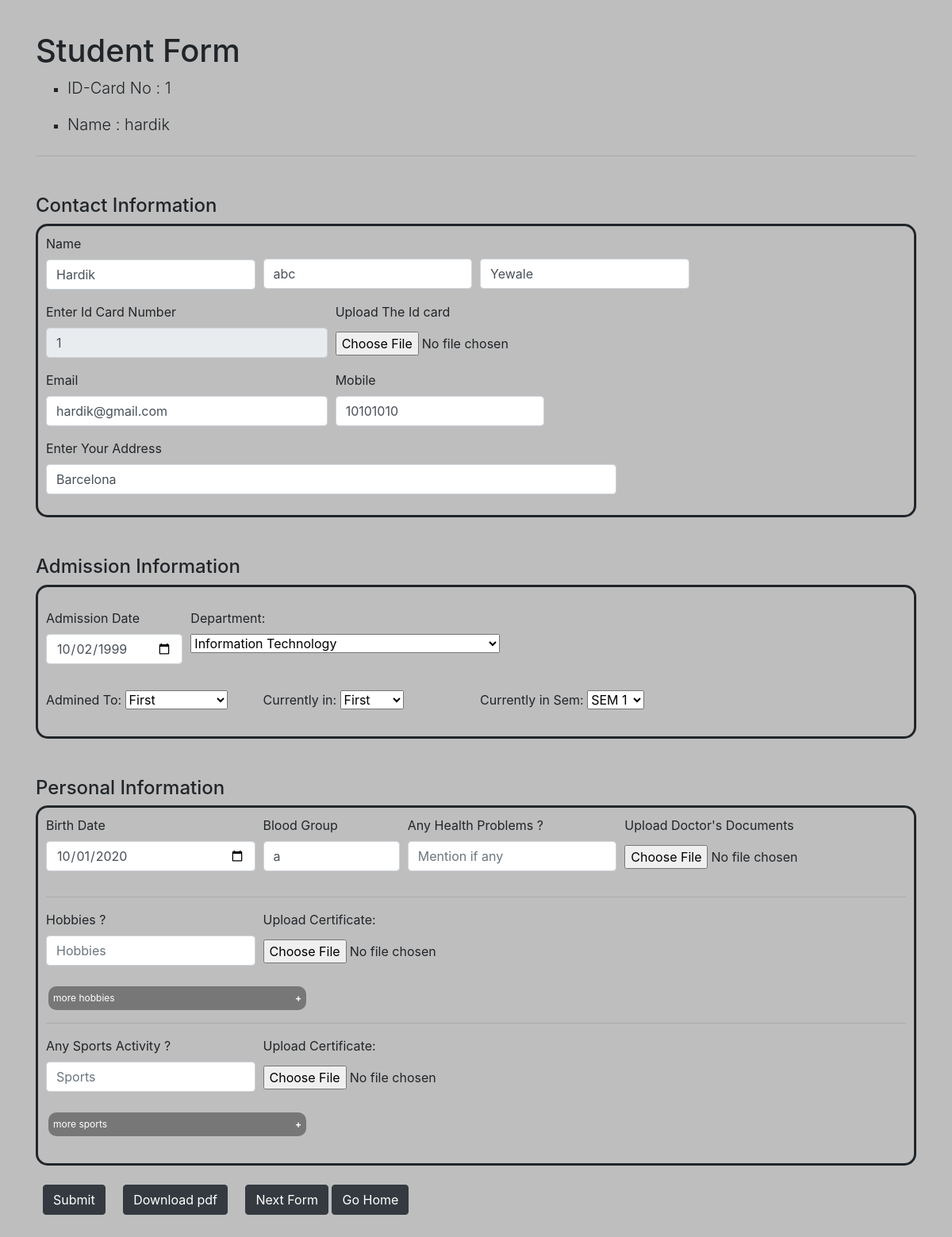
Before: /student/form1.php (signed in) with the older database file.
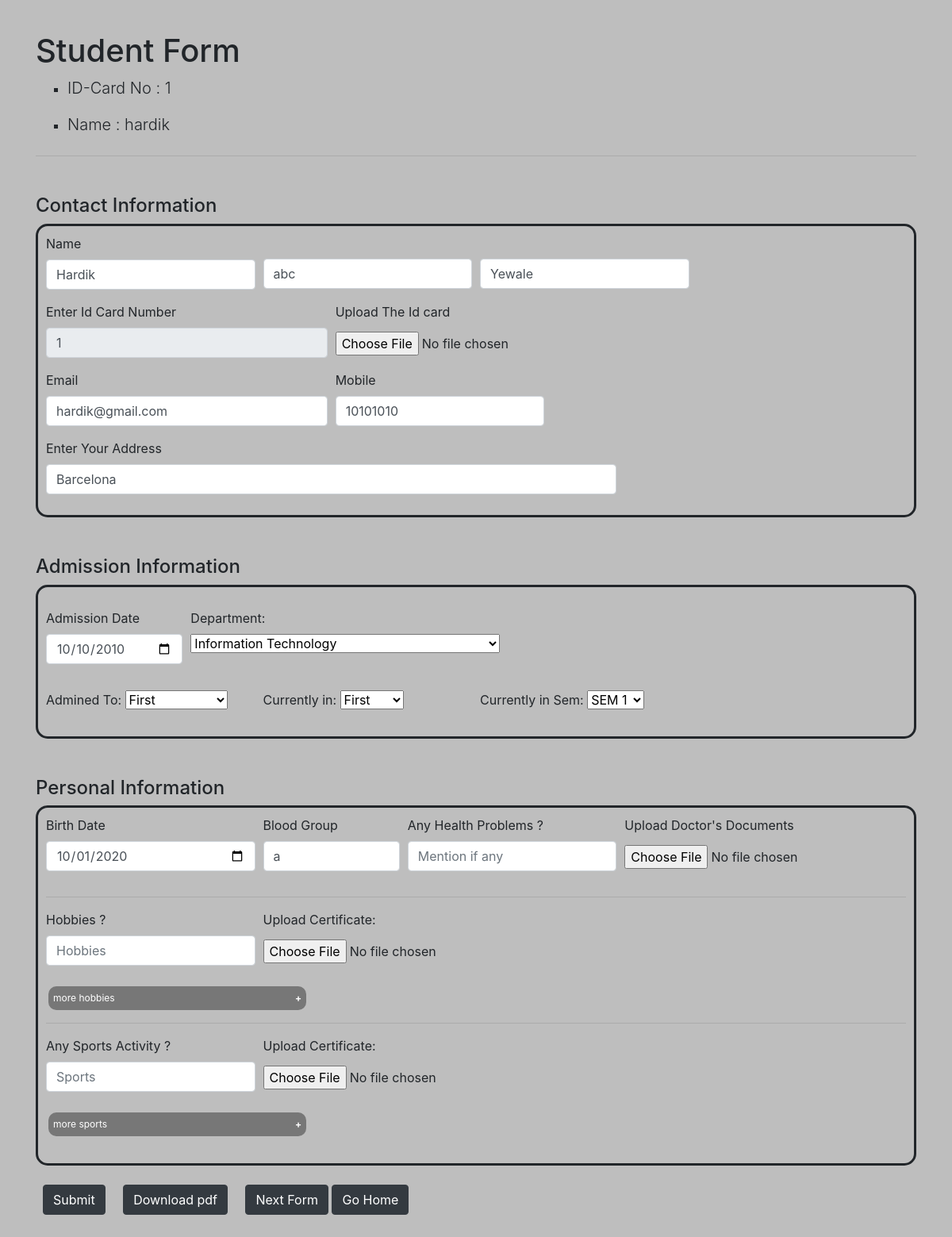
After: the same page with the newer database file.
### tables this page shows
CREATE TABLE IF NOT EXISTS `studentinfo` (
  `rollno` varchar(100) NOT NULL,
  `name` varchar(100) DEFAULT NULL,
  `m_name` varchar(100) DEFAULT NULL,
  `l_name` varchar(100) DEFAULT NULL,
  `mobile` varchar(15) DEFAULT NULL,
  `dept` varchar(100) DEFAULT NULL,
  `currentyear` varchar(100) DEFAULT NULL,
  `currentsem` varchar(100) DEFAULT NULL,
  `address` varchar(100) DEFAULT NULL,
  `bg` varchar(10) DEFAULT NULL,
  `email` varchar(100) DEFAULT NULL,
  `birthdate` date NOT NULL DEFAULT current_timestamp(),
  `monthaddm` date NOT NULL DEFAULT current_timestamp(),
  `year` varchar(10) DEFAULT NULL,
  `hobbies` varchar(100) DEFAULT NULL,
  `hobbie2` varchar(100) DEFAULT NULL,
  `hobbie3` varchar(100) DEFAULT NULL,
  `sports` varchar(100) DEFAULT NULL,
  `sport2` varchar(100) DEFAULT NULL,
  `sport3` varchar(100) DEFAULT NULL,
  `health` varchar(100) DEFAULT NULL,
  PRIMARY KEY (`rollno`)
);

### student/form1.php (the view, shortened to what this page needs)
<!DOCTYPE html>
<html lang="en">
  <head>
    <link
      rel="stylesheet"
      href="https://stackpath.bootstrapcdn.com/bootstrap/4.5.2/css/bootstrap.min.css"
    />
  </head>
<body>
<div class="container mt-3">
<br />
<h1>Student Form</h1>
<ul class="b">
  <li><p class="lead">ID-Card No : <?php echo $_SESSION['rollnol']?> </p></li>
  <li><p class="lead">Name : <?php echo $_SESSION['name']?> </p></li>
</ul>
<hr class="my-4">
<?php
  $val = $_SESSION['rollnol'];
  $conn = mysqli_connect('localhost', 'root', '', 'student');
  $query1 = "SELECT * FROM studentinfo WHERE rollno = '$val';";
  $result = mysqli_query($conn, $query1);
  while($row = mysqli_fetch_array($result))
    {
  ?>
  <form action="form1Back.php" method="POST" enctype="multipart/form-data">
  <br />
  <h4>Contact Information</h4>
  <div class="forborder" style="border: solid; padding: 10px; border-radius: 15px">
    <div class="form-row">
      <div class="form-group col-md-3">
        <label for="inputEmail4">Name</label>
        <input
          type="text"
          name="name"
          class="form-control"
          id="NameInfo1"
          aria-describedby="emailHelp"
          placeholder="First Name"
          value="<?php echo $row['name']; ?>"
        />
      </div>
      <div class="form-group col-md-3">
        <input
          type="text"
          name="m_name"
          class="form-control"
          id="NameInfo2"
          aria-describedby="emailHelp"
          placeholder="Middle Name"
          value="<?php echo $row['m_name']; ?>"
        />
      </div>
      <div class="form-group col-md-3">
        <input
          type="text"
          name="l_name"
          class="form-control"
          id="NameInfo3"
          aria-describedby="emailHelp"
          placeholder="Last Name"
          value="<?php echo $row['l_name']; ?>"
        />
      </div>
      <div class="form-group col-md-4">
        <label for="inputPassword4">Enter Id Card Number</label>
        <input
          type="text"
          name="rollno"
          class="form-control"
          id="exampleInputEmail1"
          placeholder="Mentioned On Id Card"
          value="<?php echo $row['rollno']; ?>"
          readonly
        />
      </div>
      <div class="form-group col-md-4">
        <label for="inputPassword4">Upload The Id card</label>
        <input
          type="file"
          name="pdf_file"
          id="pdf_file"
          accept="application/pdf"
          style="padding-top: 5px"
        />
        <br />
      </div>
    </div>
    <div class="form-row">
      <div class="form-group col-md-4">
        <label for="exampleInputEmail1">Email</label>
        <input
          type="email"
          name="email"
          class="form-control"
          id="exampleInputEmail1"
          aria-describedby="emailHelp"
          placeholder="Enter Your Email"
          value="<?php echo $row['email']; ?>"
        />
      </div>
      <div class="form-group col-md-3">
        <label for="exampleInputEmail1">Mobile</label>
        <input
          type="text"
          name="phone_no"
          class="form-control"
          id="exampleInputEmail1"
          aria-describedby="emailHelp"
          placeholder="Enter Your Mobile Number "
          value="<?php echo $row['mobile']; ?>"
        />
      </div>
      <div class="form-group col-md-8">
        <label for="inputAddress2">Enter Your Address</label>
        <input
          type="text"
          name="address"
          class="form-control"
          id="inputAddress2"
          placeholder="Enter The Whole Adress"
          value="<?php echo $row['address']; ?>"
        />
      </div>
    </div>
  </div>
  <br /><br />
  <h4>Admission Information</h4>
  <div class="forborder" style="border: solid; padding: 10px; border-radius: 15px">
    <div class="form-row">
      <div class="form-group col-md-2" style="padding-top: 17px;">
        <label for="exampleInputEmail1">Admission Date</label>
        <input
          type="date"
          name="myad"
          class="form-control"
          id="exampleInputEmail1"
          aria-describedby="emailHelp"
          placeholder="Enter Your Birthdate"
          value="<?php echo $row['monthaddm']; ?>"
          min="2005-01-02"
        />
      </div>
      <div class="form-group col-3">
        <label for="dept" style="padding-top:17px;">Department:</label>
        <select name="dept">
          <option value="<?php echo $row['dept']; ?>" ><?php echo $row['dept']; ?></option>
        </select>
      </div>
    </div>
    <div class="form-row">
      <div class="form-group col-md-3" style="padding-top: 17px;">
        <label for="year">Admined To:</label>
        <select name="year">
          <option value="<?php echo $row['year']; ?>"><?php echo $row['year']; ?></option>
        </select>
      </div>
      <div class="form-group col-md-3">
        <label for="dept" style="padding-top:17px;">Currently in:</label>
        <select name="currentyear">
          <option value="<?php echo $row['currentyear']; ?>"><?php echo $row['currentyear']; ?></option>
        </select>
      </div>
      <div class="form-group col-md-3">
        <label for="dept" style="padding-top:17px;">Currently in Sem:</label>
        <select name="currentsem">
            <option value="<?php echo $row['currentsem']; ?>"><?php echo $row['currentsem']; ?></option>
        </select>
      </div>
    </div>
  </div>
  <br /><br />
  <h4>Personal Information</h4>
  <div class="forborder" style="border: solid; padding: 10px 10px; border-radius: 15px">
    <div class="form-row">
      <div class="form-group col-md-3">
        <label for="exampleInputEmail1">Birth Date</label>
        <input
          type="date"
          name="bdate"
          class="form-control"
          id="exampleInputEmail1"
          aria-describedby="emailHelp"
          placeholder="Enter Your Birthdate"
          value="<?php echo $row['birthdate']; ?>"
        />
      </div>
      <div class="form-group col-md-2">
        <label for="inputEmail4">Blood Group</label>
        <input
          type="text"
          name="bg"
          class="form-control"
          id="NameInfo2"
          aria-describedby="emailHelp"
          placeholder="Enter Your Blood Group"
          value="<?php echo $row['bg']; ?>"
        />
      </div>
      <div class="form-group col">
        <label for="inputPassword4">Any Health Problems ?</label>
        <input
          type="text"
          name="health"
          class="form-control"
          id="exampleInputEmail1"
          placeholder="Mention if any"
          value="<?php echo $row['health']; ?>"
        />
      </div>
      <div class="form-group col-md-4">
        <label for="inputPassword4">Upload Doctor's Documents</label>
        <input
          type="file"
          name="doc_pdf"
          id="doc_pdf"
          accept="application/pdf"
          style="padding-top: 5px"
        />
      </div>
    </div>
    <hr>
    <div class="form-row">
      <div class="form-group col-md-3">
        <label for="inputEmail4">Hobbies ?</label>
        <input
          type="text"
          name="hobbies"
          class="form-control"
          id="NameInfo2"
           aria-describedby="emailHelp"
          placeholder="Hobbies"
          value="<?php echo $row['hobbies']; ?>"
        />
      </div>
      <div class="form-group col-md-4">
        <label for="inputPassword4">Upload Certificate:</label>
        <input
          type="file"
          name="hob_pdf"
          id="hob_pdf"
          accept="application/pdf"
          style="padding-top: 5px"
        />
      </div>
    </div>
    <button type="button" class="collapsible" >more hobbies</button>
  <hr>
  <div class="form-row">
    <div class="form-group col-md-3">
      <label for="inputEmail4">Any Sports Activity ?</label>
        <input
          type="text"
          name="sports"
          class="form-control"
          id="NameInfo2"
          aria-describedby="emailHelp"
          placeholder="Sports"
          value="<?php echo $row['sports']; ?>"
        />
    </div>
    <div class="form-group col-md-4">
      <label for="inputPassword4">Upload Certificate:</label>
        <input
          type="file"
          name="sp_pdf"
          id="sp_pdf"
          accept="application/pdf"
          style="padding-top: 5px"
        />
    </div>
  </div>
  <button type="button" class="collapsible" >more sports</button>
  <br>
  </div>
  <br>
  &nbsp; <input type="submit" name="subForm1" value="Submit" class="btn btn-dark"> &nbsp; &nbsp;
  <input type="submit" name="mkpdf1" value="Download pdf" class="btn btn-dark"> &nbsp; &nbsp;
  <a href="form2.php" class="btn btn-dark">Next Form</a>
  <a href="studentHome.php" class="btn btn-dark">Go Home</a>
  <br>
  </div>
  <?php
      }
  ?>
  <br />
  <br/>
</body>
</html>

### student/form1.php (style rules this page uses)
body { background-color: #bebebe; }
ul.b { list-style-type: square; }
.collapsible { background-color: #777; color: white; cursor: pointer; margin-left:3px; margin-top:10px; width: 30%; height: 30px; border: none; border-radius: 10px; text-align: left; outline: none; font-size: 12px; }
.collapsible:after { content: '\002B'; color: white; font-weight: bold; float: right; margin-left: 5px; }

Changed rows visible on the page:
changed studentinfo "Hardik": myad "10/02/1999" → "10/10/2010"
